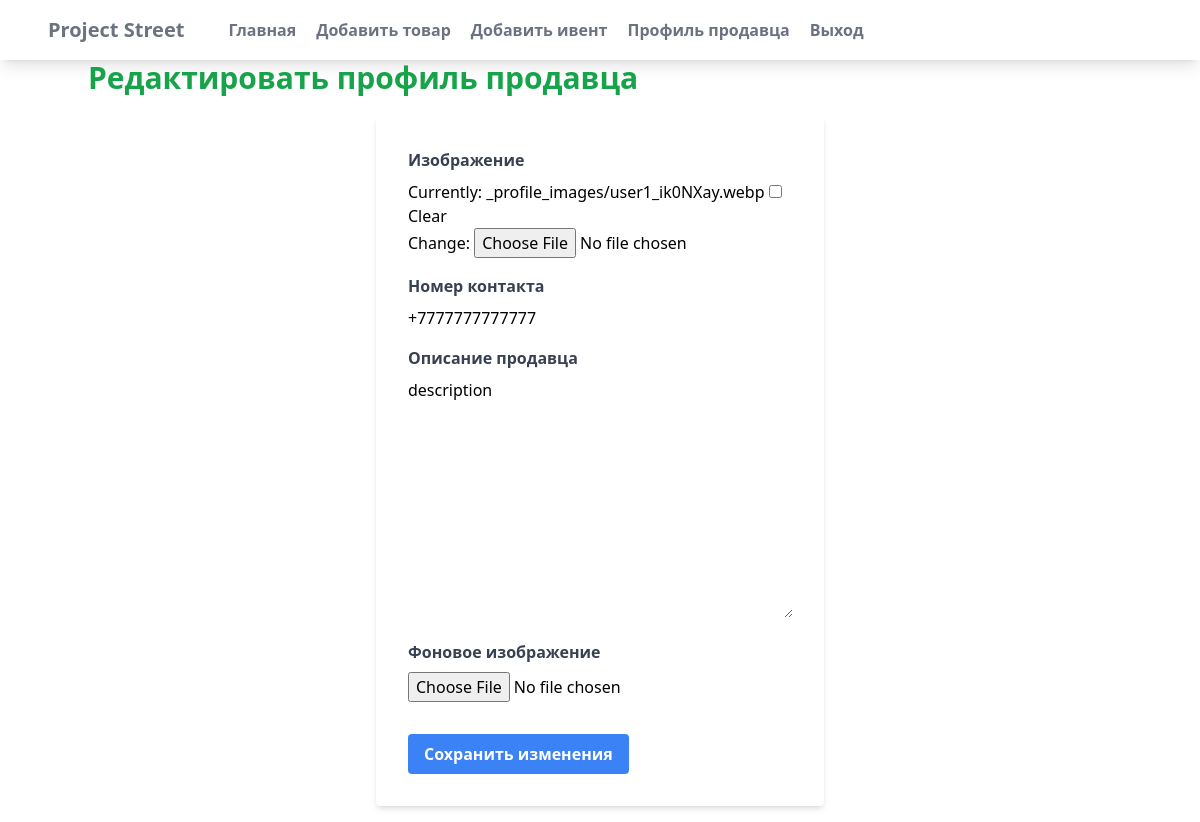
The page /users/edit_seller_profile/1/ (signed in) on the database its author committed.
### users/models.py (models this page shows, shortened)
class SellerProfile(models.Model):
    user = models.OneToOneField(settings.AUTH_USER_MODEL, on_delete=models.CASCADE)
    image = models.ImageField(blank=True, upload_to='_profile_images')
    contact_number = models.CharField(max_length=30, default='+79123213212')
    seller_description = models.TextField(blank=True)
    background_image = models.ImageField(blank=True, upload_to='_background_images')

### users/views.py (the view)
# urls.py: path('edit_seller_profile/<int:user_id>/', edit_seller_profile, name='edit_seller_profile'),
@login_required
def edit_seller_profile(request, user_id=None):
    user = request.user
    try:
        seller_profile = SellerProfile.objects.get(user=user)
    except SellerProfile.DoesNotExist:
        seller_profile = None
    if request.method == "POST":
        form = SellerProfileForm(request.POST, request.FILES, instance=seller_profile)
        if form.is_valid():
            seller_profile = form.save(commit=False)
            seller_profile.user = user
            seller_profile.save()
            return redirect('users:sellerprofile', user_id=request.user.id)
    else:
        form = SellerProfileForm(instance=seller_profile)
    context = {
        'form': form,
        'seller_profile': seller_profile,
    }
    return render(request, 'users/edit_seller_profile.html', context)

### users/forms.py
class SellerProfileForm(forms.ModelForm):
    class Meta:
        model = SellerProfile
        fields = ['image', 'contact_number', 'seller_description', 'background_image']

### users/templates/users/edit_seller_profile.html (shortened to what this page needs)
{% extends 'myapp/base.html' %}
{% block content %}
<div class="container mx-auto mt-10">
    <h1 class="text-3xl font-bold mb-5 text-green-600">Редактировать профиль продавца</h1>
    <form method="post" enctype="multipart/form-data" class="max-w-md mx-auto bg-white shadow-md rounded px-8 py-8 mb-4">
        <div class="mb-4">
            <label class="block text-gray-700 text-md font-bold mb-2" for="id_image">Изображение</label>
            {{ form.image }}
        </div>
        <div class="mb-4">
            <label class="block text-gray-700 text-md font-bold mb-2" for="id_contact_number">Номер контакта</label>
            {{ form.contact_number }}
        </div>
        <div class="mb-4">
            <label class="block text-gray-700 text-md font-bold mb-2" for="id_seller_description">Описание продавца</label>
            {{ form.seller_description }}
        </div>
        <div class="mb-4">
            <label class="block text-gray-700 text-md font-bold mb-2" for="id_background_image">Фоновое изображение</label>
            {{ form.background_image }}
        </div>
        <button type="submit" class="bg-blue-500 hover:bg-blue-700 text-white font-bold py-2 px-4 rounded mt-4 focus:outline-none focus:shadow-outline">Сохранить изменения</button>
    </form>
</div>
{% endblock content %}

### myapp/static/myapp/styles.css (style rules this page uses)
html, :host { line-height: 1.5; -webkit-text-size-adjust: 100%; -moz-tab-size: 4; -o-tab-size: 4; tab-size: 4; font-family: ui-sans-serif, system-ui, sans-serif, "Apple Color Emoji", "Segoe UI Emoji", "Segoe UI Symbol", "Noto Color Emoji"; font-feature-settings: normal; font-variation-settings: normal; -webkit-tap-highlight-color: transparent; }
body { margin: 0; line-height: inherit; }
h1, h2, h3, h4, h5, h6 { font-size: inherit; font-weight: inherit; }
a { color: inherit; text-decoration: inherit; }
button, input, optgroup, select, textarea { font-family: inherit; font-feature-settings: inherit; font-variation-settings: inherit; font-size: 100%; font-weight: inherit; line-height: inherit; letter-spacing: inherit; color: inherit; margin: 0; padding: 0; }
button, select { text-transform: none; }
button, input:where([type='button']), input:where([type='reset']), input:where([type='submit']) { -webkit-appearance: button; background-color: transparent; background-image: none; }
blockquote, dl, dd, h1, h2, h3, h4, h5, h6, hr, figure, p, pre { margin: 0; }
textarea { resize: vertical; }
input::placeholder, textarea::placeholder { opacity: 1; color: #9ca3af; }
button, [role="button"] { cursor: pointer; }
.container { width: 100%; }
@media (min-width: 640px) { .container { max-width: 640px; } }
@media (min-width: 768px) { .container { max-width: 768px; } }
@media (min-width: 1024px) { .container { max-width: 1024px; } }
.mx-auto { margin-left: auto; margin-right: auto; }
.mb-2 { margin-bottom: 0.5rem; }
.mb-4 { margin-bottom: 1rem; }
.mb-5 { margin-bottom: 1.25rem; }
.mt-10 { margin-top: 2.5rem; }
.mt-4 { margin-top: 1rem; }
.block { display: block; }
.max-w-md { max-width: 28rem; }
.rounded { border-radius: 0.25rem; }
.bg-blue-500 { --tw-bg-opacity: 1; background-color: rgb(59 130 246 / var(--tw-bg-opacity)); }
.bg-white { --tw-bg-opacity: 1; background-color: rgb(255 255 255 / var(--tw-bg-opacity)); }
.px-4 { padding-left: 1rem; padding-right: 1rem; }
.px-8 { padding-left: 2rem; padding-right: 2rem; }
.py-2 { padding-top: 0.5rem; padding-bottom: 0.5rem; }
.py-8 { padding-top: 2rem; padding-bottom: 2rem; }
.text-3xl { font-size: 1.875rem; line-height: 2.25rem; }
.font-bold { font-weight: 700; }
.text-gray-700 { --tw-text-opacity: 1; color: rgb(55 65 81 / var(--tw-text-opacity)); }
.text-green-600 { --tw-text-opacity: 1; color: rgb(22 163 74 / var(--tw-text-opacity)); }
.text-white { --tw-text-opacity: 1; color: rgb(255 255 255 / var(--tw-text-opacity)); }
.shadow-md { --tw-shadow: 0 4px 6px -1px rgb(0 0 0 / 0.1), 0 2px 4px -2px rgb(0 0 0 / 0.1); --tw-shadow-colored: 0 4px 6px -1px var(--tw-shadow-color), 0 2px 4px -2px var(--tw-shadow-color); box-shadow: var(--tw-ring-offset-shadow, 0 0 #0000), var(--tw-ring-shadow, 0 0 #0000), var(--tw-shadow); }

### rows shown on the page
SellerProfile: contact_number "+7777777777777", seller_description "description"
